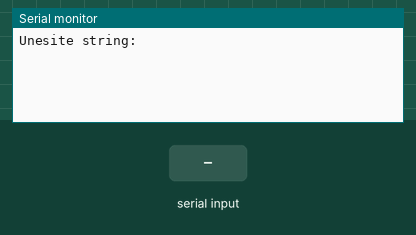
A sketch run on a simulated Arduino Uno, built with avr-gcc and run on an emulated ATmega328P. On the bench: the last lines printed to the serial monitor. Inputs (shaded band) come from the test bench.

Above: at 1.2 s.
1.3 s: "M" received over Serial
At 1.7 s:
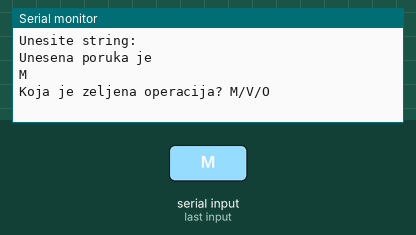
2.8 s: "V" received over Serial
At 3.4 s:
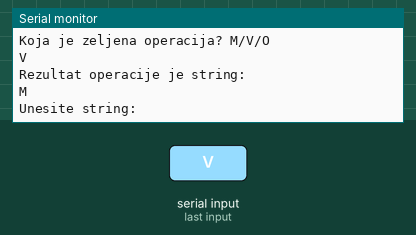
4.3 s: "O" received over Serial
At 5.2 s:
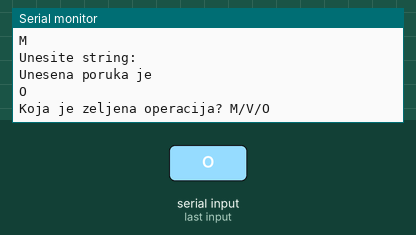
5.8 s: "1" received over Serial
At 6.7 s:
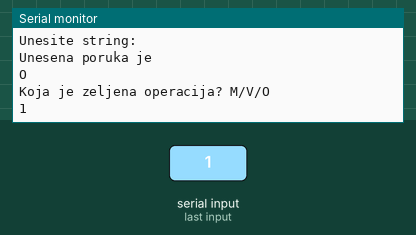

The sketch:

primer_kolok_zad1.ino
```cpp
//unsoi se string i zatim operacija M - sve mala V - sve velika O - velika u mala i obrnuto

#define UNOS 0
#define M 1
#define V 2
#define O 3
#define ISPIS 4

char unos[64];
char izlaz[64];
char operacija;
int duzinaUnosa;
int stanje;

void setup() {
  Serial.begin(9600);
  stanje = UNOS;
  Serial.println("Unesite string: ");
}

void loop() {

  switch(stanje) {
    case UNOS:
      while(Serial.available() == 0);
      delay(50);

      duzinaUnosa = Serial.available();

      Serial.readBytes(unos, duzinaUnosa);
      unos[duzinaUnosa] = 0;

      Serial.println("Unesena poruka je ");
      Serial.print(unos);
      Serial.println();

      Serial.println("Koja je zeljena operacija? M/V/O");
      while(Serial.available() == 0);
      delay(50);
      operacija = Serial.read();

      if (operacija == 'M') {
        stanje = M;
      }
      else if (operacija == 'V') {
        stanje = V;
      }
      else if (operacija == 'O') {
        stanje = O;
      }
      Serial.println(operacija);
    break;

    case M:
      for (int i = 0; i < duzinaUnosa; i++) {
        if (unos[i] >= 'A' && unos[i] <= 'Z') {
          unos[i] = unos[i] + 32;
        }
      }
      stanje = ISPIS;
    break;

    case V:
      for (int i = 0; i < duzinaUnosa; i++) {
        if (unos[i] >= 'a' && unos[i] <= 'z') {
          unos[i] = unos[i] - 32;
        }
      }
      stanje = ISPIS;
    break;

    case O:
      for (int i = 0; i < duzinaUnosa; i++) {
        if (unos[i] >= 'a' && unos[i] <= 'z') {
          unos[i] = unos[i] - 32;
        }
        else if (unos[i] >= 'A' && unos[i] <= 'Z') {
          unos[i] = unos[i] + 32;
        }
      }
      stanje = ISPIS;
    break;

    case ISPIS:
      Serial.println("Rezultat operacije je string: ");
      Serial.println(unos);
      Serial.println("Unesite string: ");
      stanje = UNOS;
    break;

    default:
    break;
  }


}
```

Measured:
- after the input at 1.3 s, the serial monitor: prints a new line after 0.05 s (image 1)
- after the input at 2.8 s, the serial monitor: prints a new line after 0.05 s (image 2)
- after the input at 4.3 s, the serial monitor: prints a new line after 0.07 s (image 3)
- after the input at 5.8 s, the serial monitor: prints a new line after 0.05 s (image 4)
